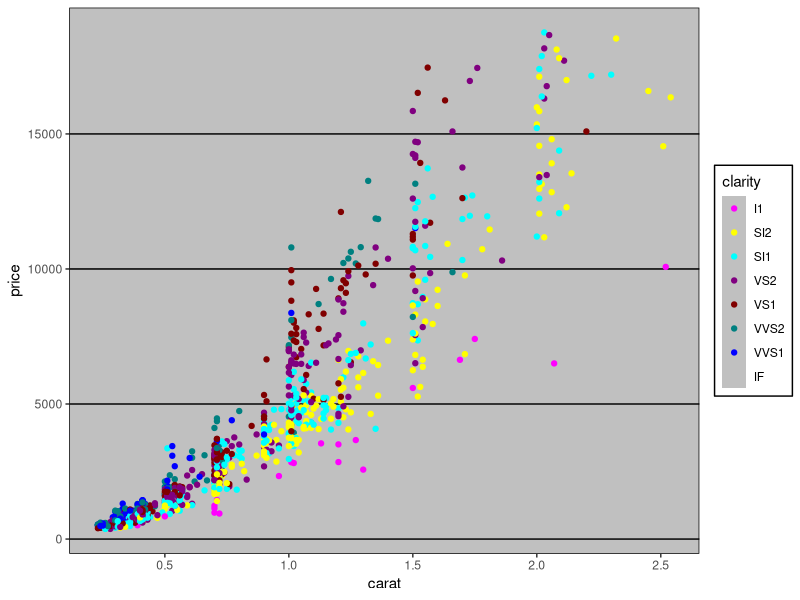
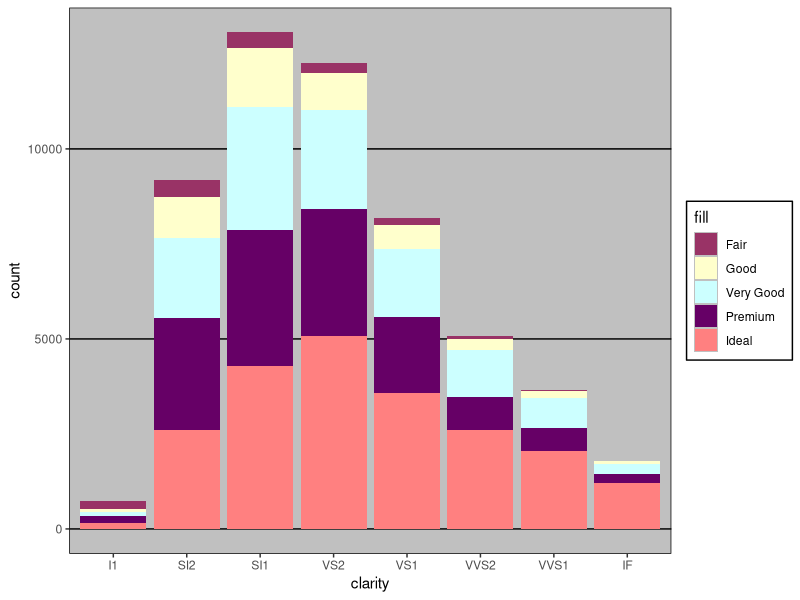

Write the R code that produced these figures, in order.
## ---- chunk 1
library(ggplot2)
library(ggthemes)
## ---- chunk 2
dsamp <- diamonds[sample(nrow(diamonds), 1000), ]
# Old line color palette
(qplot(carat, price, data=dsamp, colour=clarity)
 + theme_excel()
 + scale_colour_excel() )
# Old fill color palette
(ggplot(diamonds, aes(clarity, fill=cut))
+ geom_bar()
+ scale_fill_excel('fill')
+ theme_excel())
